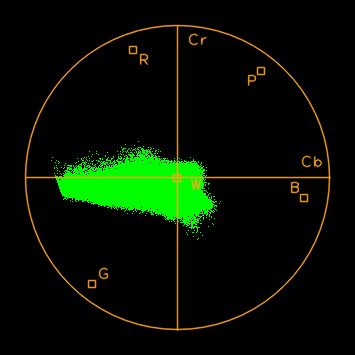
#> input picture Vetroscope/ForVetroscope/OutVetroscope3.tif, 355 x 355 px
$ python pw1.py ForVetroscope/OutVetroscope3.tif
#> lines starting #> are read from the running program, lines starting #| are printed output that depends on the picture
import numpy as np
import cv2
import time
import sys

skip_factor = 1
resulting_size = 512

if len(sys.argv) != 2:
    print("Not enough arguments")
    exit(1)

start = time.time_ns() // 1000

image = cv2.imread(sys.argv[1])
#> image is the input picture: shape (355, 355, 3); mean B, G, R 0.6, 17.4, 5.2
cv2.imshow("Original", image)

end = time.time_ns() // 1000
print(f"Image read in {end - start}ms")

width, height, depth = image.shape
#> width = 355; height = 355; depth = 3

start = time.time_ns() // 1000

R, G, B = image[::skip_factor,::skip_factor,0], image[::skip_factor,::skip_factor,1], image[::skip_factor,::skip_factor,2]
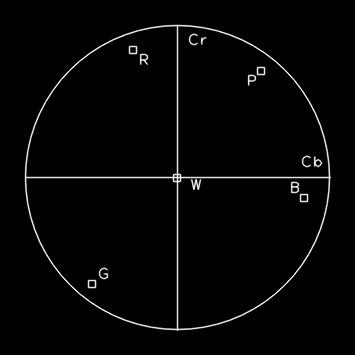
#> R: shape (355, 355); min 0, max 30, mean 0.6; drawn with min black and max white
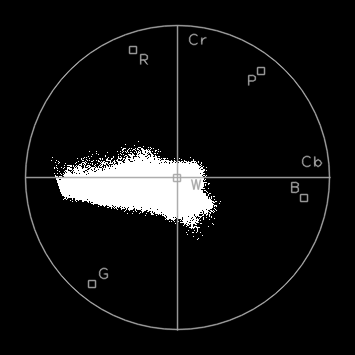
#> G: shape (355, 355); min 0, max 255, mean 17.4

end = time.time_ns() // 1000
print(f"Image decomposition done in {end - start}ms")

start = time.time_ns() // 1000

scale_factor = resulting_size / 256

Y = (0.299 * R + 0.587 * G + 0.114 * B) * scale_factor + resulting_size / 2
Cb = (-0.169 * R - 0.331 * G + 0.500 * B) * scale_factor + resulting_size / 2
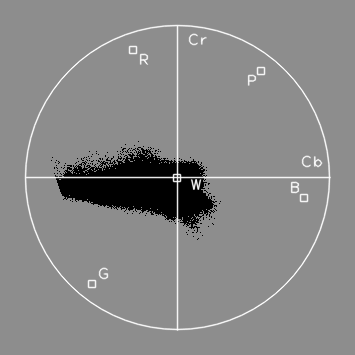
#> Cb: shape (355, 355) float64; min 87.19, max 391, mean 249.4; drawn with min black and max white
Cr = (0.500 * R - 0.418 * G - 0.082 * B) * scale_factor + resulting_size / 2
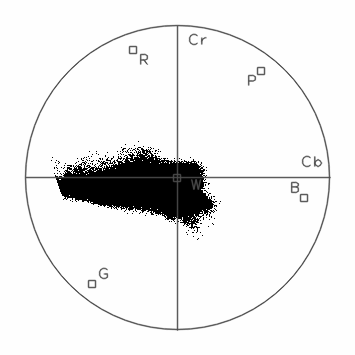
#> Cr: shape (355, 355) float64; min 42.82, max 256, mean 241.2; drawn with min black and max white

end = time.time_ns() // 1000
print(f"YCbCr conversion done in {end - start}ms")

start = time.time_ns() // 1000

vetroscope = np.zeros((resulting_size, resulting_size, 3), dtype=np.uint8)

for i, (xcol, ycol) in enumerate(zip(Cb[::skip_factor], Cr[::skip_factor])):
    for j, (x, y) in enumerate(zip(xcol, ycol)):
        x = int(x)
        y = int(y)
        vetroscope[x, y][0] = R[i,j]
        vetroscope[x, y][1] = G[i,j]
        vetroscope[x, y][2] = B[i,j]
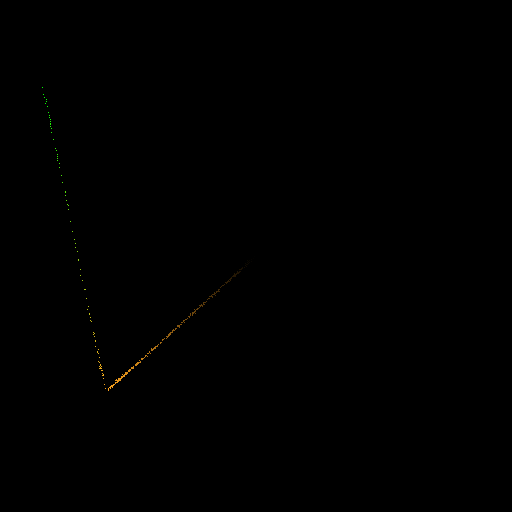
#> vetroscope: shape (512, 512, 3); mean of channels 0, 1, 2 0, 0.2, 0.2; drawn as B, G, R

end = time.time_ns() // 1000
print(f"Vetroscope drawn in {end - start}ms")

cv2.imshow("Vetroscope", vetroscope)

while (cv2.waitKey() != 27):
#> (key Esc is pressed here)
    pass
